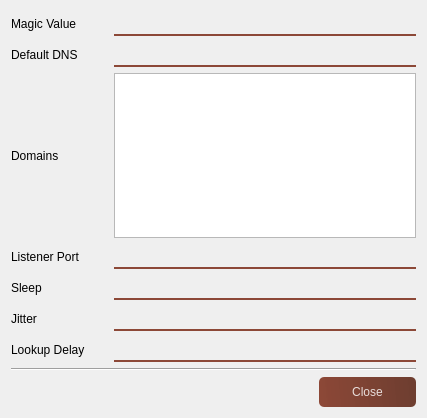
<?xml version="1.0" encoding="UTF-8"?>
<ui version="4.0">
 <class>C2Config</class>
 <widget class="QDialog" name="C2Config">
  <property name="geometry">
   <rect>
    <x>0</x>
    <y>0</y>
    <width>427</width>
    <height>418</height>
   </rect>
  </property>
  <property name="windowTitle">
   <string>Configration</string>
  </property>
  <property name="windowIcon">
   <iconset>
    <normaloff>../Image/WareedIcon.png</normaloff>../Image/WareedIcon.png</iconset>
  </property>
  <property name="styleSheet">
   <string notr="true">QPushButton:hover{
        background-color: qlineargradient(spread:pad, x1:0, y1:0.505682, x2:1, y2:0.477, stop:0 rgba(183, 44, 24, 219), stop:1 rgba(93, 39, 24, 226));
}

QPushButton:pressed{
        padding-left:5px;
        padding-top:5px;
        background-color:rgba(150, 123, 111, 255);
}

QPushButton{
        background-color: qlineargradient(spread:pad, x1:0, y1:0.505682, x2:1, y2:0.477, stop:0 rgba(124, 44, 24, 219), stop:1 rgba(93, 39, 24, 226));
        color:rgba(255, 255, 255, 210);
        border-radius:5px;
}

QLineEdit{
background-color:rgba(0, 0, 0, 0);
border:none;
border-bottom:2px solid rgba(124, 44, 24, 219);
padding-bottom:7px;

}

</string>
  </property>
  <layout class="QGridLayout" name="gridLayout">
   <item row="0" column="0">
    <widget class="QLabel" name="label">
     <property name="text">
      <string>Magic Value</string>
     </property>
    </widget>
   </item>
   <item row="1" column="0">
    <widget class="QLabel" name="label_3">
     <property name="text">
      <string>Default DNS</string>
     </property>
    </widget>
   </item>
   <item row="2" column="0">
    <widget class="QLabel" name="label_2">
     <property name="text">
      <string>Domains</string>
     </property>
    </widget>
   </item>
   <item row="3" column="0">
    <widget class="QLabel" name="label_5">
     <property name="text">
      <string>Listener Port</string>
     </property>
    </widget>
   </item>
   <item row="4" column="0">
    <widget class="QLabel" name="label_6">
     <property name="text">
      <string>Sleep</string>
     </property>
    </widget>
   </item>
   <item row="5" column="0">
    <widget class="QLabel" name="label_7">
     <property name="text">
      <string>Jitter</string>
     </property>
    </widget>
   </item>
   <item row="7" column="0" colspan="4">
    <widget class="Line" name="line">
     <property name="orientation">
      <enum>Qt::Horizontal</enum>
     </property>
    </widget>
   </item>
   <item row="2" column="1" colspan="3">
    <widget class="QTableWidget" name="tableWidgetDomains">
     <property name="selectionMode">
      <enum>QAbstractItemView::SingleSelection</enum>
     </property>
     <property name="selectionBehavior">
      <enum>QAbstractItemView::SelectRows</enum>
     </property>
     <attribute name="horizontalHeaderVisible">
      <bool>false</bool>
     </attribute>
     <attribute name="horizontalHeaderStretchLastSection">
      <bool>true</bool>
     </attribute>
     <attribute name="verticalHeaderStretchLastSection">
      <bool>false</bool>
     </attribute>
     <column>
      <property name="text">
       <string/>
      </property>
     </column>
    </widget>
   </item>
   <item row="0" column="1" colspan="3">
    <widget class="QLineEdit" name="lineEditMagicValue">
     <property name="readOnly">
      <bool>true</bool>
     </property>
    </widget>
   </item>
   <item row="1" column="1" colspan="3">
    <widget class="QLineEdit" name="lineEditDefaultDNS">
     <property name="readOnly">
      <bool>true</bool>
     </property>
    </widget>
   </item>
   <item row="3" column="1" colspan="3">
    <widget class="QLineEdit" name="lineEditListenerPort">
     <property name="readOnly">
      <bool>true</bool>
     </property>
    </widget>
   </item>
   <item row="4" column="1" colspan="3">
    <widget class="QLineEdit" name="lineEditSleep">
     <property name="readOnly">
      <bool>true</bool>
     </property>
    </widget>
   </item>
   <item row="6" column="0">
    <widget class="QLabel" name="label_8">
     <property name="text">
      <string>Lookup Delay</string>
     </property>
    </widget>
   </item>
   <item row="6" column="1" colspan="3">
    <widget class="QLineEdit" name="lineEditLookupDelay">
     <property name="readOnly">
      <bool>true</bool>
     </property>
    </widget>
   </item>
   <item row="5" column="1" colspan="3">
    <widget class="QLineEdit" name="lineEditJitter">
     <property name="readOnly">
      <bool>true</bool>
     </property>
    </widget>
   </item>
   <item row="8" column="3">
    <widget class="QPushButton" name="pushButtonClose">
     <property name="minimumSize">
      <size>
       <width>0</width>
       <height>30</height>
      </size>
     </property>
     <property name="text">
      <string>Close</string>
     </property>
    </widget>
   </item>
  </layout>
 </widget>
 <resources/>
 <connections/>
</ui>
